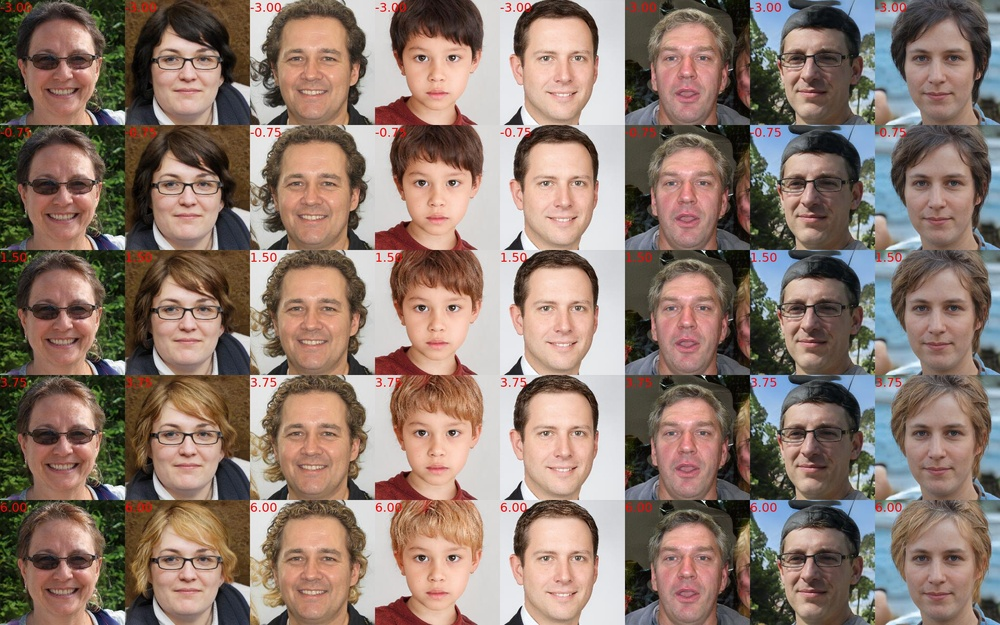
#> input picture documents/images/tmp/alter_paired_mdfc0_batch1.jpg, 1000 x 625 px, shrunk from 2048 x 1280 before the run
$ python -i blur.py   (imports and definitions only)   (older library calls are emulated)
#> lines starting #> are read from the running program, lines starting #| are printed output that depends on the picture
import math
from collections import defaultdict
from pathlib import Path

import cv2
import fire
import numpy as np
from skimage.metrics import structural_similarity
from torchvision.datasets.folder import is_image_file
from tqdm import tqdm


# [26 lines left out: functions Vollath, entropy, not called in this run]


def sobel(img):
    x = cv2.Sobel(img, cv2.CV_16S, 1, 0)
    y = cv2.Sobel(img, cv2.CV_16S, 0, 1)
    absX = cv2.convertScaleAbs(x)  # 转回uint8
    absY = cv2.convertScaleAbs(y)
    dst = cv2.addWeighted(absX, 0.5, absY, 0.5, 0)
    return dst


def nrss(image):
    image_blur = cv2.GaussianBlur(image, (7, 7), 0)

    G, Gr = sobel(image), sobel(image_blur)

    (h, w) = G.shape
    G_blk_list = []
    Gr_blk_list = []
    sp = 6
    for i in range(sp):
        for j in range(sp):
            G_blk = G[int((i / sp) * h):int(((i + 1) / sp) * h),
                    int((j / sp) * w):int(((j + 1) / sp) * w)]
            Gr_blk = Gr[int((i / sp) * h):int(((i + 1) / sp) * h),
                     int((j / sp) * w):int(((j + 1) / sp) * w)]
            G_blk_list.append(G_blk)
            Gr_blk_list.append(Gr_blk)
    sum = 0
    for i in range(sp * sp):
        mssim = structural_similarity(G_blk_list[i], Gr_blk_list[i])
        sum = mssim + sum
    return 1 - sum / (sp * sp * 1.0)


# [21 lines left out: functions reblur, energy, not called in this run]


def SMD2(gray):
    gray = gray.astype(np.float64)
    return (np.abs(gray[1:, :-1] - gray[:-1, :-1]) * np.abs(gray[:-1, 1:] - gray[:-1, :-1])).sum() / gray.size


# [43 lines left out: functions brenner, loop, main, not called in this run]


# [2 lines not run here, left out]

>>> import cv2
>>> picture = cv2.imread('../../documents/images/tmp/alter_paired_mdfc0_batch1.jpg')
#> picture is the input picture: shape (625, 1000, 3); mean B, G, R 109.5, 120.4, 140.8
>>> result = nrss(picture)
#> in sobel, `absX = cv2.convertScaleAbs(x)`:
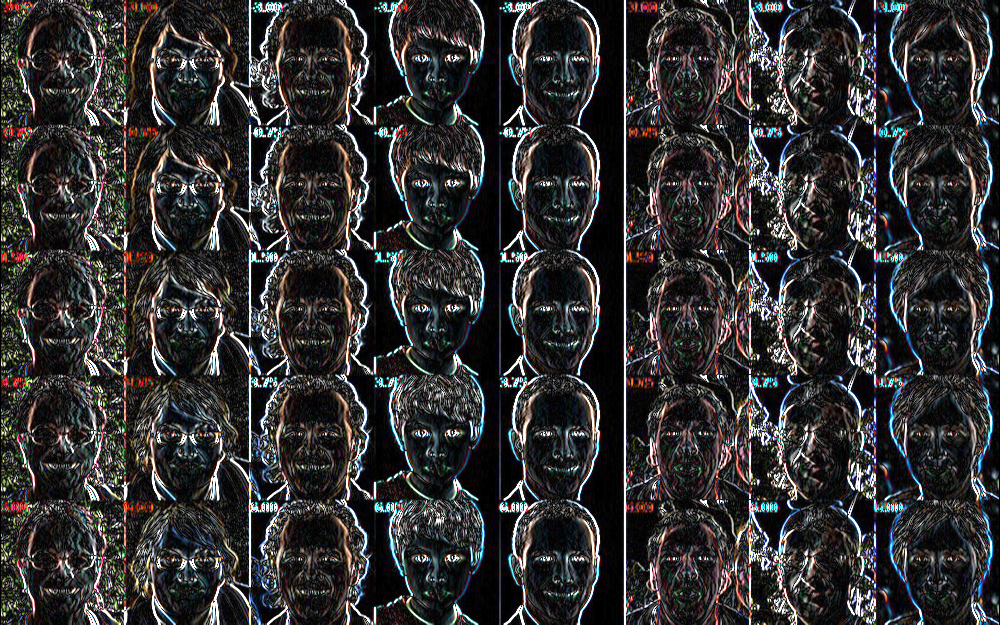
#> absX: shape (625, 1000, 3); mean B, G, R 50.9, 50.2, 51.2
#> in sobel, `dst = cv2.addWeighted(absX, 0.5, absY, 0.5, 0)`:
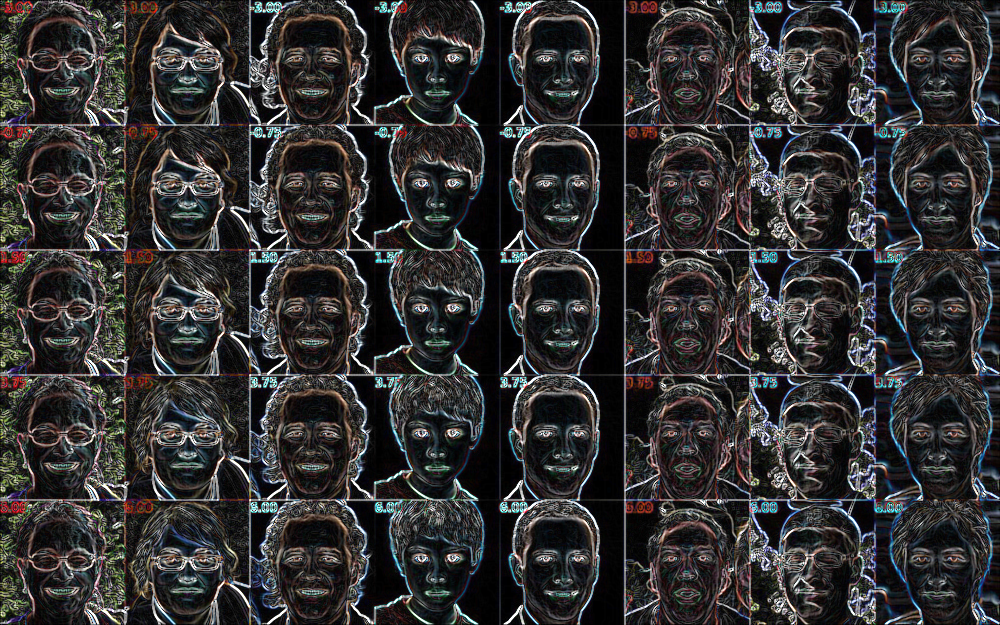
#> dst: shape (625, 1000, 3); mean B, G, R 50.2, 49.7, 50.7
#> in sobel (call 2), `x = cv2.Sobel(img, cv2.CV_16S, 1, 0)`:
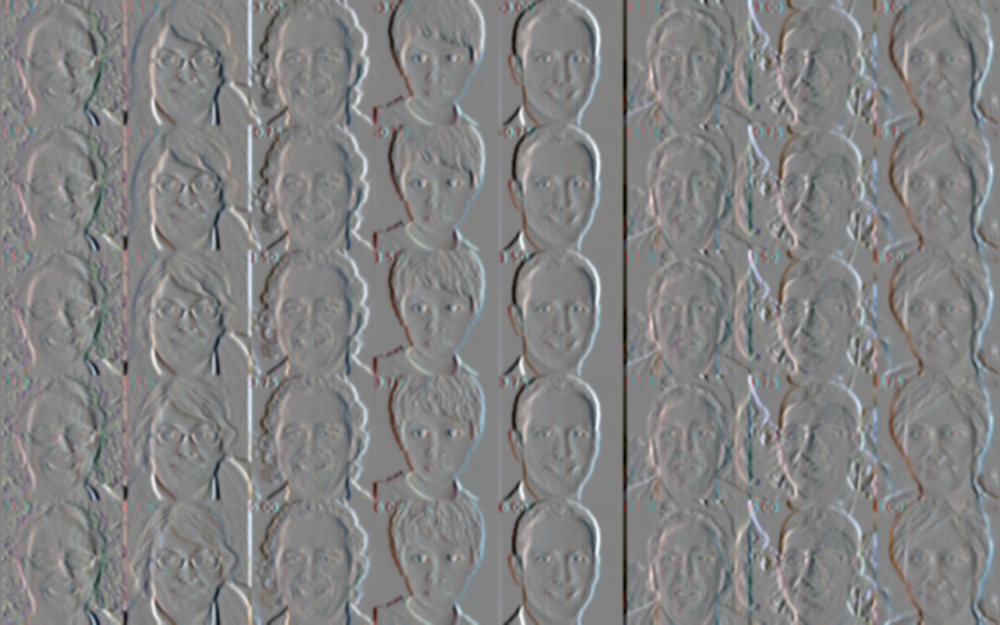
#> x: shape (625, 1000, 3) int16; mean B, G, R 1.1, 0.8, 0.7; drawn with min black and max white
#> in sobel (call 2), `y = cv2.Sobel(img, cv2.CV_16S, 0, 1)`:
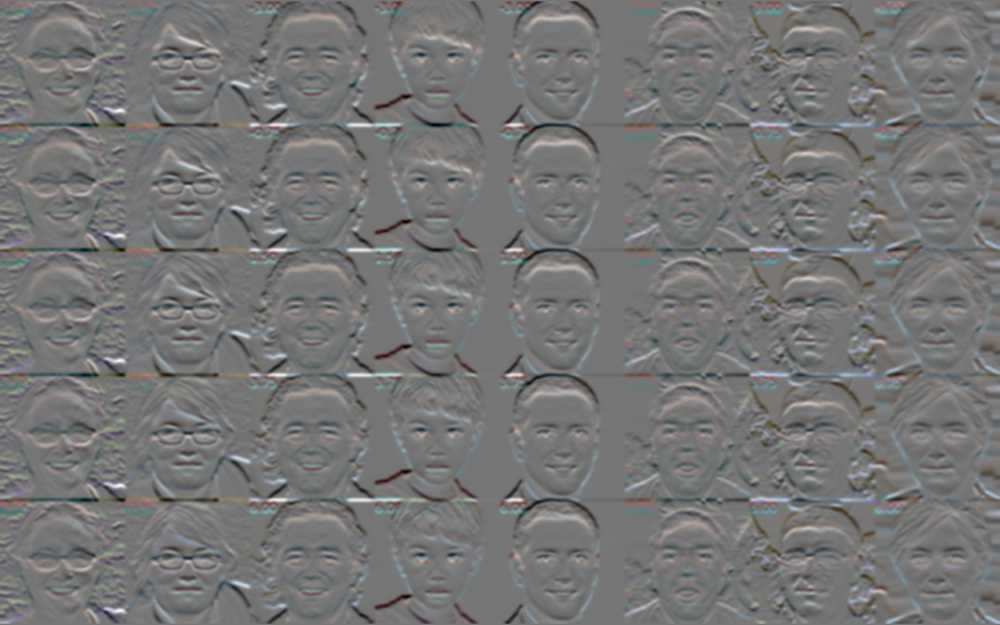
#> y: shape (625, 1000, 3) int16; mean B, G, R 0.1, 0.1, 0.3; drawn with min black and max white
#> in sobel (call 2), `absX = cv2.convertScaleAbs(x)`:
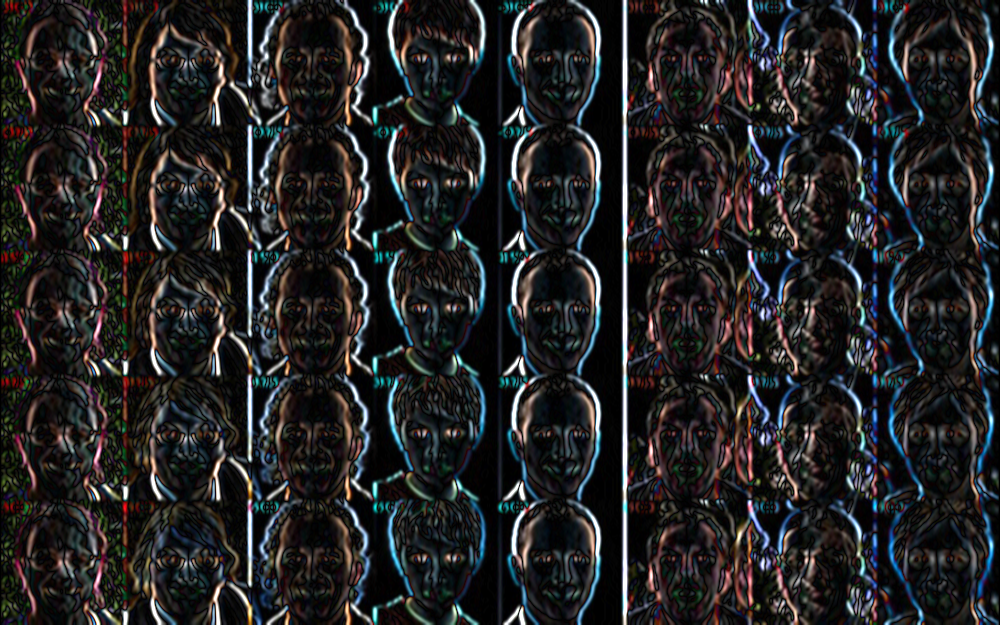
#> absX: shape (625, 1000, 3); mean B, G, R 37.6, 36.8, 37.1
#> in sobel (call 2), `absY = cv2.convertScaleAbs(y)`:
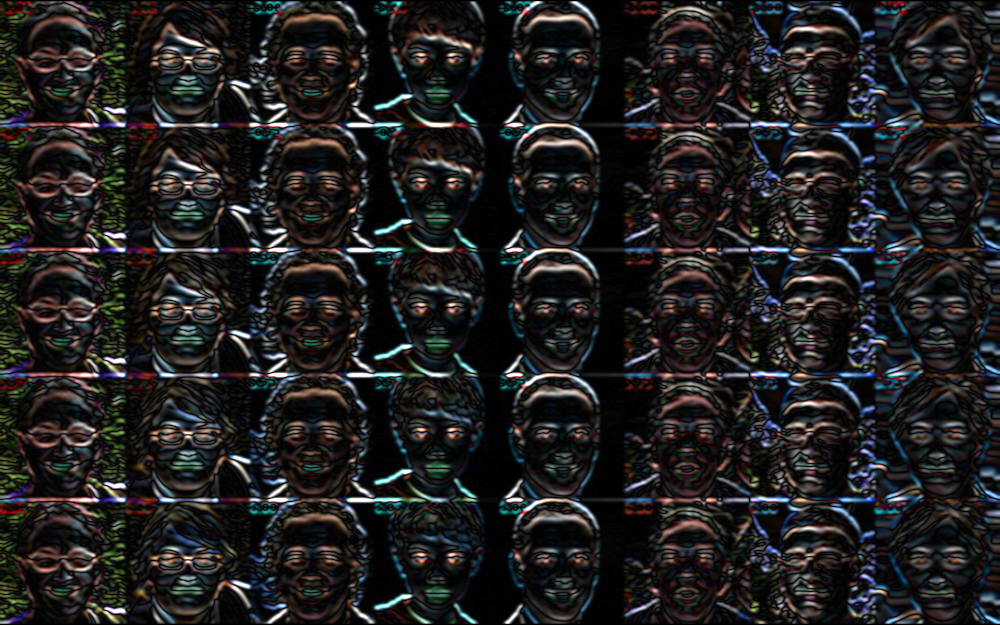
#> absY: shape (625, 1000, 3); mean B, G, R 33.3, 33, 33.8
#> in sobel (call 2), `dst = cv2.addWeighted(absX, 0.5, absY, 0.5, 0)`:
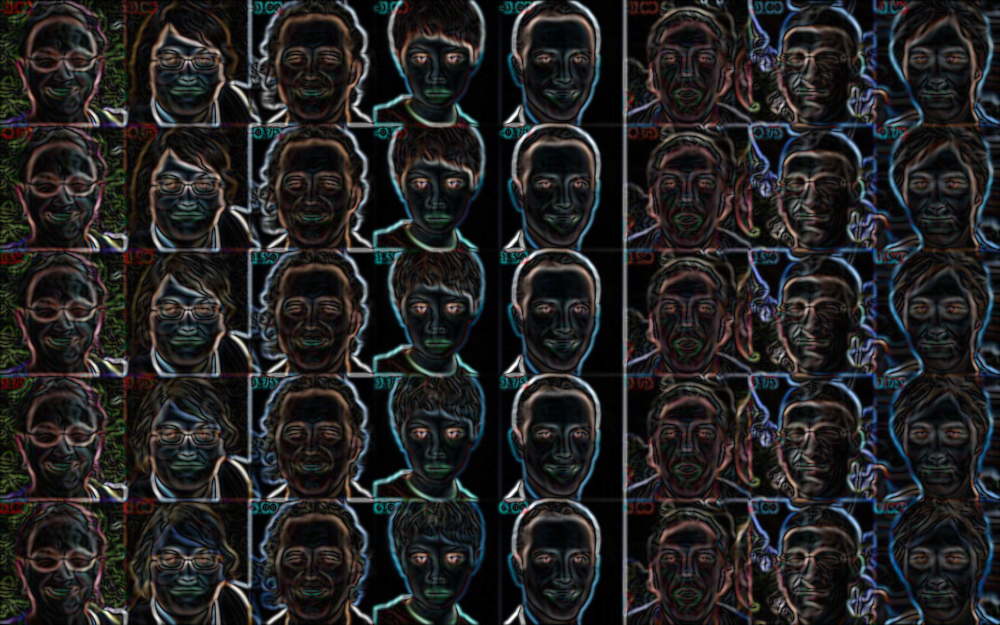
#> dst: shape (625, 1000, 3); mean B, G, R 35.5, 34.9, 35.4
#> (the run stopped early here; a loop or call above may not have finished)

$ run again, on documents/images/tmp/before_alter_Black_Hair_12_mdfc0_batch0.jpg
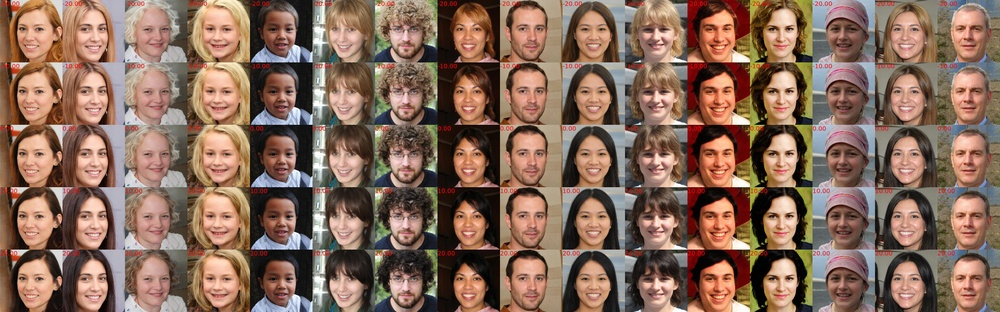
#> input picture documents/images/tmp/before_alter_Black_Hair_12_mdfc0_batch0.jpg, 1000 x 312 px, shrunk from 4096 x 1280 before the run
#> picture is the input picture: shape (312, 1000, 3); mean B, G, R 90.5, 106.3, 135.2
#> in sobel (call 2), `y = cv2.Sobel(img, cv2.CV_16S, 0, 1)`:
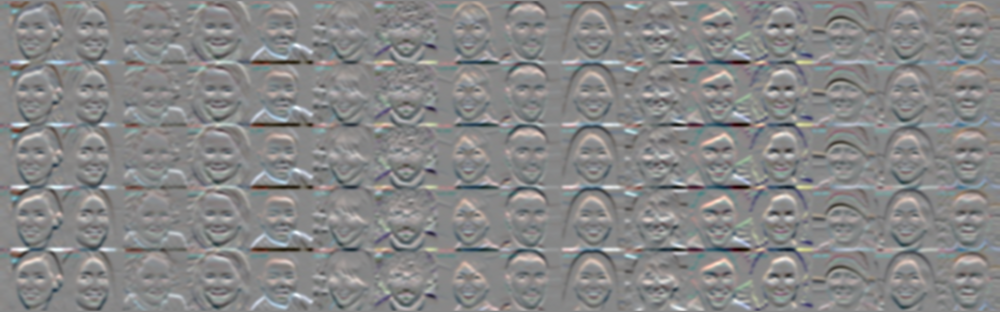
#> y: shape (312, 1000, 3) int16; mean B, G, R -0.2, -0.3, -0.3; drawn with min black and max white
#> in sobel (call 2), `dst = cv2.addWeighted(absX, 0.5, absY, 0.5, 0)`:
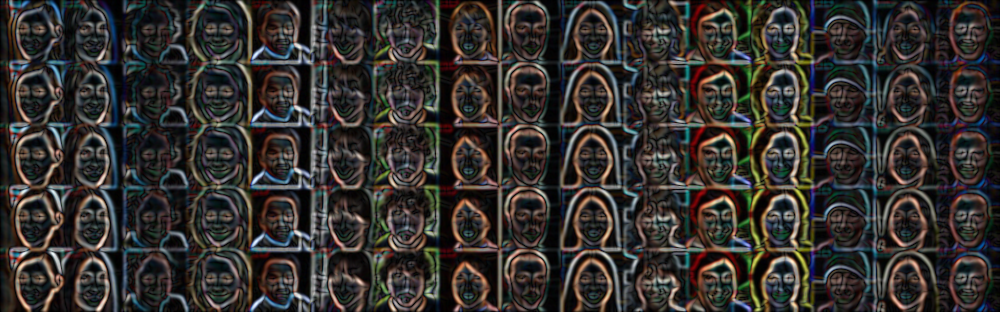
#> dst: shape (312, 1000, 3); mean B, G, R 47, 49.7, 53.1
